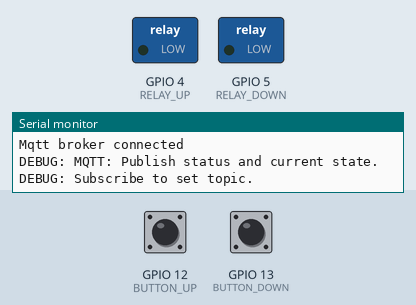
Bench run of a program on a simulated ESP8266 (NodeMCU). Parts: switched loads named in the program (green lamp = pin HIGH), the last lines printed to the serial monitor. The test bench sets the inputs (shaded band); at power-on: GPIO 12 (BUTTON_UP) LOW, GPIO 13 (BUTTON_DOWN) LOW. WiFi joins after 1.5 s; servers stay silent unless stated; EEPROM starts erased; no MQTT or app messages arrive unless stated.

Above: at 7.2 s.
7.3 s: GPIO 12 (BUTTON_UP) pulled HIGH for 0.15 s
At 8.4 s:
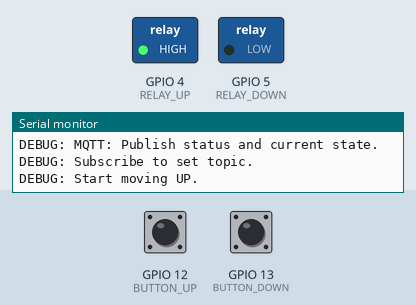
9.0 s: GPIO 13 (BUTTON_DOWN) pulled HIGH for 0.15 s
At 9.7 s:
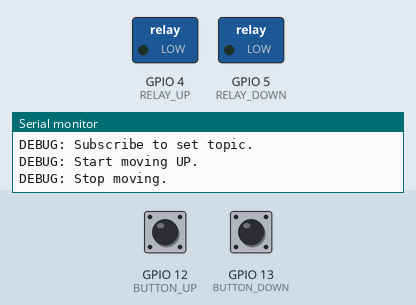
10.7 s: GPIO 13 (BUTTON_DOWN) pulled HIGH for 1 s
At 12.2 s:
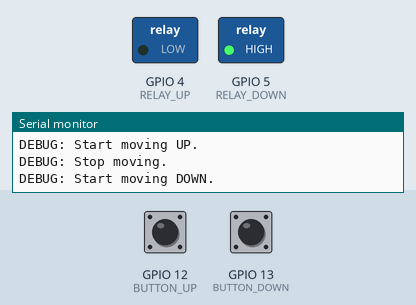
Timing chart, 0 to 32.5 s (numbered marks = the images above; inputs shaded):
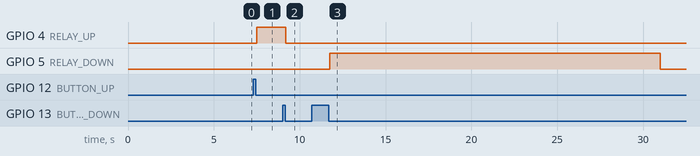

Measured:
- after the input at 7.3 s, GPIO 4 (RELAY_UP): LOW → HIGH after 0.20 s
- after the input at 9.0 s, GPIO 4 (RELAY_UP): HIGH → LOW after 0.20 s
- after the input at 10.7 s, GPIO 5 (RELAY_DOWN): LOW → HIGH after 1.1 s, → LOW 19.2 s later

The program:

main.cpp
```cpp
#include <ESP8266WiFi.h>
#include <PubSubClient.h>
#include <EEPROM.h>
#include <ESPAsyncTCP.h>
#include <ESPAsyncWebServer.h>
#include <connection_credentials.h>
#include <config.h>
#include <logger.h>
#include <ota.h>
#include <Button.h>

// TODO: webserver for configuration
// TODO: save configuration to EEPROM
// TODO: OTA
// TODO: check millis overflow
// TODO: AP if not connected?

// General:
const char *version = "0.1ota";
const int init_delay = 3000;  // delay before initialization
const int timeout = 20;   // connection timeout
Logger logger(LOG_LEVEL, "serial", 0);

// WIFI:
// int wifi_eep_addr = 0;
WiFiClient wclient;


// WEB:
int web_port = 80;
AsyncWebServer web_server(web_port);
String input3;

// MQTT:
// int mqtt_eep_addr = udp_eep_addr + 18 +1;


char mqtt_set_topic[50];
char mqtt_status_topic[50];
char mqtt_state_topic[50];

String mqtt_name = "vmespmic";
PubSubClient mqtt_client(wclient);

// Buttons
int button_up_state;
int button_down_state;
Button button_up(BUTTON_UP);
Button button_down(BUTTON_DOWN);

// States and motion
String motion_state = "idle";
const String STATE_OPEN = "open";
const String STATE_CLOSED = "closed";
const String STATE_STOP = "stop";
String set_state = STATE_STOP;
String current_state = STATE_STOP;
unsigned long motion_start_time;
const int SB_LEN = 10;
char set_state_c[SB_LEN];
char current_state_c[SB_LEN];
int move_up = 0;
int move_down = 0;

// HTML web page to handle 3 input fields (input1, input2, input3)
const char index_html[] PROGMEM = R"rawliteral(
<!DOCTYPE HTML><html><head>
  <title>ESP Input Form</title>
  <meta name="viewport" content="width=device-width, initial-scale=1">
  <script>
    function submitMessage() {
      alert("Saved value to ESP EEPROM");
      setTimeout(function(){ document.location.reload(false); }, 500);
    }
  </script></head><body>
  <form action="/get" target="hidden-form">
    inputString (current value %inputString%): <input type="text" name="inputString">
    <input type="submit" value="Submit" onclick="submitMessage()">
  </form><br>
  <form action="/get" target="hidden-form">
    Sample length (current value %sample_length%): <input type="number " name="sample_length">
    <input type="submit" value="Submit" onclick="submitMessage()">
  </form><br>
  <form action="/get" target="hidden-form">
    Number of samples (current value %sample_number%): <input type="number " name="sample_number">
    <input type="submit" value="Submit" onclick="submitMessage()">
  </form>
  <iframe style="display:none" name="hidden-form"></iframe>
</body></html>)rawliteral";

void not_found(AsyncWebServerRequest *request) {
  request->send(404, "text/plain", "Not found");
}

String processor(const String& var){
  //Serial.println(var);
  if(var == "inputString"){
    return "aaa";
  }
  else if(var == "sample_length"){
    // EEPROM.get(mic_eep_addr, mic_config);
    // return String(mic_config.sample_length);
    return "bbb";
  }
  else if(var == "sample_number"){
    // EEPROM.get(mic_eep_addr, mic_config);
    // return String(mic_config.sample_number);
    return "ccc";
  }
  return String();
}

void callback(char* topic, byte* payload, unsigned int length) {
   Serial.print("Message arrived in topic: ");
   Serial.println(topic);
   Serial.print("Message: ");
   String msg;
   for (unsigned int i = 0; i < length; i++) {
     msg += (char)payload[i];
   }
   Serial.println(msg);
   set_state = msg;
}

String publish_mqtt(const char* data, PubSubClient client, const char* topic){
  client.publish(topic, data);
  Serial.println("Data sent to MQTT server");
  return "";
}

// char* array2msg(uint data[]){
//   char cdata =
//   for (int i = 0; i < sample_length; i++){

//   }
// }

void start_wifi(const char *ssid, const char *pass){
  // WiFi.hostname("esp_mserten_01");
  WiFi.begin(ssid, pass);             // Connect to the network
  Serial.print("Connecting to ");
  Serial.print(ssid);
  if (WIFI_MODE == (char *)"sta"){
    WiFi.mode(WIFI_STA);
    Serial.print(", mode STA");
  }
  Serial.println(" ...");
  int i = 0;
  while ((WiFi.status() != WL_CONNECTED) && (i < timeout)) { // Wait for the Wi-Fi to connect
    delay(1000);
    Serial.print(++i); Serial.print(' ');
  }
  if (WiFi.status() == WL_CONNECTED){
    Serial.println('\n');
    Serial.println("Connection established!");
    Serial.print("IP address:\t");
    Serial.println(WiFi.localIP());         // Send the IP address of the ESP8266 to the computer
  }
  else
  {
    Serial.print('\n');
    Serial.println("Cannot connect to WIFI, timeout!");
  }
}

void start_mqtt(IPAddress mqtt_server, const int mqtt_port, const char *mqtt_user, const char *mqtt_pass){
  mqtt_client.setServer(mqtt_server, mqtt_port);
  mqtt_client.setCallback(callback);
  int i = 0;
  Serial.print("Connecting to mqtt broker, attempt: ");
  while ((!mqtt_client.connected()) && (i < timeout) && (WiFi.status() == WL_CONNECTED)) {
    // Serial.println('\n');
    Serial.print(++i); Serial.print(' ');
    mqtt_client.connect("esp8266-client", mqtt_user, mqtt_pass);
    delay(1000);
  }
  Serial.print('\n');
  if (mqtt_client.connected()) {
        Serial.println("Mqtt broker connected");
    } else {
        Serial.print("Connection timeout. Failed with state: ");
        Serial.println(mqtt_client.state());
        }
}

void publish_mqtt_states(char *set_state, char *current_state){
  if (mqtt_client.connected()){
    mqtt_client.publish(mqtt_set_topic, set_state);
    mqtt_client.publish(mqtt_state_topic, current_state);
  }
}

// ======= SETUP =======
void setup() {
  Serial.begin(115200);

  // ===== Pins
  // pinMode(BUTTON_UP, INPUT);
  // pinMode(BUTTON_DOWN, INPUT);
  pinMode(RELAY_UP, OUTPUT);
  digitalWrite(RELAY_UP, LOW);
  pinMode(RELAY_DOWN, OUTPUT);
  digitalWrite(RELAY_DOWN, LOW);

  delay(init_delay);

  logger.info("Starting esp8266_merten58xx version " + (String)version);

  // ===== WiFi =====
  EEPROM.begin(512);
  // EEPROM.put(wifi_eep_addr, WIFI_DATA);
  // EEPROM.commit();
  // EEPROM.get(wifi_eep_addr, WIFI_DATA);
  start_wifi(WIFI_DATA.ssid, WIFI_DATA.pass);

  // ===== OTA =====
  setupOTA();

  // ===== Web =====
  // Send web page with input fields to client
  web_server.on("/", HTTP_GET, [](AsyncWebServerRequest *request){
    request->send_P(200, "text/html", index_html, processor);
  });
  // Send a GET request to <ESP_IP>/get?input1=<inputMessage>
  web_server.on("/get", HTTP_GET, [] (AsyncWebServerRequest *request) {
    String inputMessage;
    String inputParam;
    // GET sl value on <ESP_IP>/get?input1=<inputMessage>
    if (request->hasParam("sample_length")) {
      inputMessage = request->getParam("sample_length")->value();
      // mic_config.sample_length = inputMessage.toInt();
      // EEPROM.put(mic_eep_addr, mic_config);
      // EEPROM.commit();
    }
    // GET sn value on <ESP_IP>/get?input2=<inputMessage>
    else if (request->hasParam("sample_number")) {
      inputMessage = request->getParam("sample_number")->value();
      // inputParam = PARAM_INPUT_2;
      // input2 = inputMessage;
      // mic_config.sample_number = inputMessage.toInt();
      // EEPROM.put(mic_eep_addr, mic_config);
      // EEPROM.commit();
    }
    // GET input3 value on <ESP_IP>/get?input3=<inputMessage>
    else if (request->hasParam("inputString")) {
      inputMessage = request->getParam("inputString")->value();
      inputParam = "inputString";
      input3 = inputMessage;
    }
    else {
      inputMessage = "No message sent";
      inputParam = "none";
    }
    Serial.println(inputMessage);
    // request->send(200, "text/html", "HTTP GET request sent to your ESP on input field ("
    //                                  + inputParam + ") with value: " + inputMessage +
    //                                  "<br><a href=\"/\">Return to Home Page</a>");
    request->send(200, "text/text", inputMessage);
  });
  web_server.onNotFound(not_found);
  web_server.begin();

  // ===== MQTT =====
  // EEPROM.put(mqtt_eep_addr, MQTT_DATA);
  // EEPROM.commit();
  // EEPROM.get(mqtt_eep_addr, mqtt_data);
  MQTT_SET_TOPIC.toCharArray(mqtt_set_topic, 50);
  MQTT_STATUS_TOPIC.toCharArray(mqtt_status_topic, 50);
  MQTT_STATE_TOPIC.toCharArray(mqtt_state_topic, 50);

  IPAddress mqtt_server(MQTT_DATA.ip[0], MQTT_DATA.ip[1], MQTT_DATA.ip[2], MQTT_DATA.ip[3]);
  start_mqtt(mqtt_server, MQTT_DATA.port, MQTT_DATA.user, MQTT_DATA.pass);
  if (mqtt_client.connected()){
    logger.debug("MQTT: Publish status and current state.");
    mqtt_client.publish(mqtt_status_topic, "ready");
    set_state.toCharArray(set_state_c, SB_LEN);
    current_state.toCharArray(current_state_c, SB_LEN);
    publish_mqtt_states(set_state_c, current_state_c);
    // mqtt_client.publish(mqtt_state_topic, current_state);
  }
  logger.debug("Subscribe to set topic.");
  mqtt_client.subscribe(mqtt_set_topic);
}
// ======= LOOP ======
void loop() {
  // logger.debug("LOOP: Start.");
  ArduinoOTA.handle();
  mqtt_client.loop();
  // button_up_state = digitalRead(BUTTON_UP);
  // button_down_state = digitalRead(BUTTON_DOWN);

  // === Prepare MQTT motion trigers ===
  if (!set_state.equalsIgnoreCase(current_state)){
    move_down = (set_state.equalsIgnoreCase(STATE_CLOSED));
    logger.debug_w_int("Set state change, down:", move_down);
    move_up = (set_state.equalsIgnoreCase(STATE_OPEN));
    logger.debug_w_int("Set state change, up:", move_up);
  }
  else{
    move_up = 0;
    move_down = 0;
  }

  //  === Motion states: idle or moving ===
  if (motion_state.equalsIgnoreCase("idle")){

    // Move UP
    if ((button_up.isToggled(LOW) && !(current_state.equalsIgnoreCase(STATE_OPEN))) || move_up){
      logger.debug("Start moving UP.");
      digitalWrite(RELAY_UP, HIGH);
      motion_state = "moving";
      motion_start_time = millis() / 1000;
      current_state = STATE_OPEN;
      set_state = STATE_OPEN;
    }

    // Move DOWN
    if ((button_down.isToggled(LOW) && !(current_state.equalsIgnoreCase(STATE_CLOSED))) || move_down){
      logger.debug("Start moving DOWN.");
      digitalWrite(RELAY_DOWN, HIGH);
      motion_state = "moving";
      motion_start_time = millis() / 1000;
      current_state = STATE_CLOSED;
      set_state = STATE_CLOSED;
    }
  }
  // Stop moving if button pressed or if sufficent time elapsed
  if (motion_state.equalsIgnoreCase("moving")){
    // logger.debug_w_int("motion_start=", (int)motion_start_time);
    if ((motion_start_time + STOP_AFTER) <= (millis()/1000)){
      logger.debug("Stop moving.");
      motion_state = "idle";
      digitalWrite(RELAY_UP, LOW);
      digitalWrite(RELAY_DOWN, LOW);
      set_state.toCharArray(set_state_c, SB_LEN);
      current_state.toCharArray(current_state_c, SB_LEN);
      publish_mqtt_states(set_state_c, current_state_c);
    }
    else if (button_up.isToggled(LOW) || button_down.isToggled(LOW)){
      logger.debug("Stop moving.");
      motion_state = "idle";
      current_state = STATE_STOP;
      set_state = STATE_STOP;
      digitalWrite(RELAY_UP, LOW);
      digitalWrite(RELAY_DOWN, LOW);
      set_state.toCharArray(set_state_c, SB_LEN);
      current_state.toCharArray(current_state_c, SB_LEN);
      publish_mqtt_states(set_state_c, current_state_c);
    }
  }

  if (LED_STATUS!=0){
    if (WiFi.status() != WL_CONNECTED){
      digitalWrite(LED_STATUS, HIGH);
      delay(200);
      digitalWrite(LED_STATUS, LOW);
      delay(200);
      digitalWrite(LED_STATUS, HIGH);
      delay(200);
      digitalWrite(LED_STATUS, LOW);
      delay(200);
      digitalWrite(LED_STATUS, HIGH);
      delay(200);
      digitalWrite(LED_STATUS, LOW);
    }
    else if (!mqtt_client.connected()){
      digitalWrite(LED_STATUS, HIGH);
      delay(100);
      digitalWrite(LED_STATUS, LOW);
      delay(100);
      digitalWrite(LED_STATUS, HIGH);
      delay(100);
      digitalWrite(LED_STATUS, LOW);
    }
  }
}
```

Button.cpp
```cpp
#include "Button.h"

Button::Button(byte pin) {
  this->pin = pin;
  lastReading = LOW;
  last_state = LOW;
  init();
}

void Button::init() {
  pinMode(pin, INPUT);
  update();
}

void Button::update() {
    // You can handle the debounce of the button directly
    // in the class, so you don't have to think about it
    // elsewhere in your code
    byte newReading = digitalRead(pin);

    if (newReading != lastReading) {
      lastDebounceTime = millis();
    }

    if (millis() - lastDebounceTime > debounceDelay) {
      // Update the 'state' attribute only if debounce is checked
      state = newReading;
    }

    lastReading = newReading;
}

byte Button::getState() {
  last_state = state;
  update();
  if (last_state!=state){
      toggled=true;
  }
  else{
      toggled=false;
  }
  return state;
}

bool Button::isPressed() {
  return (getState() == HIGH);
}
bool Button::isToggled(byte high_low){
    bool ans = false;
    if (getState() == high_low){
        if (toggled){
            ans=true;
        }
    }
    return ans;
}
```

Button.h
```cpp
#ifndef MY_BUTTON_H
#define MY_BUTTON_H
#include <Arduino.h>
class Button {

  private:
    byte pin;
    byte state;
    byte lastReading;
    byte last_state;
    bool toggled;
    unsigned long lastDebounceTime = 0;
    unsigned long debounceDelay = 50;

  public:
    Button(byte pin);
    void init();
    void update();
    byte getState();
    bool isPressed();
    bool isToggled(byte high_low);
};
#endif
```

connection_credentials.h
```cpp
#include <Arduino.h>

struct {
    char ssid[20] = "your_WiFi_SSID";
    char pass[20] = "your_WIFI_pass";
} WIFI_DATA;

struct {
    uint16 port = 1234; // PUT MQTT SERVER PORT NUMBER HERE
    char pass[24] = "your_MQTT_pass";
    char user[16] = "your_MQTT_user";
    uint8 ip[4] = {256,256,256,256}; // PUT MQTT SERVER IP ADDRESS HERE
} MQTT_DATA;
```

logger.cpp
```cpp
#include <Arduino.h>
#include "logger.h"

Logger::Logger(String level, String log_to, int serial_baud) {
  if (level.equalsIgnoreCase("debug")){
      this->level = 1;
  }
  else if (level.equalsIgnoreCase("info")){
      this->level = 2;
  }
  else if (level.equalsIgnoreCase("warning")){
      this->level = 3;
  }
  else if (level.equalsIgnoreCase("error")){
      this->level = 4;
  }
  if (log_to.equalsIgnoreCase("serial")){
      this->log_to = 1;
      if (serial_baud){
          Serial.begin(serial_baud);
      }
  }
  else{
      error_0();
  }
}
void Logger::error_0() {
    Serial.println("ERROR: Logger initialization failed");
}

void Logger::print_log(String msg){
    if (log_to == 1){
        Serial.println(msg);
    }
}

void Logger::debug(String msg){
    if (level <= 1){
        print_log("DEBUG: " + msg);
    }
}

void Logger::info(String msg){
    if (level <= 2){
        print_log("INFO: " + msg);
    }
}

void Logger::warning(String msg){
    if (level <= 3){
        print_log("WARNING: " + msg);
    }
}

void Logger::error(String msg){
    if (level <= 4){
        print_log("ERROR: " + msg);
    }
}

void Logger::debug_w_int(String msg, int num){
    debug(msg + " " + num + ".");
}

void Logger::info_w_int(String msg, int num){
    info(msg + " " + num + ".");
}

void Logger::warning_w_int(String msg, int num){
    warning(msg + " " + num + ".");
}

void Logger::error_w_int(String msg, int num){
    error(msg + " " + num + ".");
}
```

logger.h
```cpp
#ifndef MY_LOGGER_H
#define MY_LOGGER_H

#include <Arduino.h>

class Logger {

  private:
    int level;
    int log_to;
    void error_0();
    void print_log(String msg);

  public:
    Logger(String level, String log_to, int serial_baud);
    void debug(String msg);
    void info(String msg);
    void warning(String msg);
    void error(String msg);
    void debug_w_int(String msg, int num);
    void info_w_int(String msg, int num);
    void warning_w_int(String msg, int num);
    void error_w_int(String msg, int num);
};

#endif
```

ota.h
```cpp
#include <ESP8266WiFi.h>
#include <ESP8266mDNS.h>
#include <WiFiUdp.h>
#include <ArduinoOTA.h>

void setupOTA() {

  ArduinoOTA.onStart([]() {
    String type;
    if (ArduinoOTA.getCommand() == U_FLASH) {
      type = "sketch";
    } else { // U_FS
      type = "filesystem";
    }
    // NOTE: if updating FS this would be the place to unmount FS using FS.end()
    Serial.println("Start updating " + type);
  });

  ArduinoOTA.onEnd([]() {
    Serial.println("\nEnd");
  });

  ArduinoOTA.onProgress([](unsigned int progress, unsigned int total) {
    Serial.printf("Progress: %u%%\r", (progress / (total / 100)));
  });

  ArduinoOTA.onError([](ota_error_t error) {
    Serial.printf("Error[%u]: ", error);
    if (error == OTA_AUTH_ERROR) {
      Serial.println("Auth Failed");
    } else if (error == OTA_BEGIN_ERROR) {
      Serial.println("Begin Failed");
    } else if (error == OTA_CONNECT_ERROR) {
      Serial.println("Connect Failed");
    } else if (error == OTA_RECEIVE_ERROR) {
      Serial.println("Receive Failed");
    } else if (error == OTA_END_ERROR) {
      Serial.println("End Failed");
    }
  });
  ArduinoOTA.begin();
}
```

config.h
```cpp
#include <Arduino.h>

// === Logger ===
String LOG_LEVEL  = "debug";

// === WiFi ===
const char *WIFI_MODE = (char *)"normal";

// === MQTT ===
String DEVICE_NAME = "blinds_living_room1";

String MQTT_STATE_TOPIC = DEVICE_NAME + "/current_state";
String MQTT_SET_TOPIC = DEVICE_NAME + "/set_point";
String MQTT_STATUS_TOPIC = DEVICE_NAME + "/status";

// === GPIO Settings ===
const int BUTTON_UP = 12;
const int BUTTON_DOWN = 13;
const int RELAY_UP = 4;
const int RELAY_DOWN = 5;
const int LED_STATUS = 0;

// === Motion ===
const unsigned long STOP_AFTER = 20; // time after the reley seconds 
```
